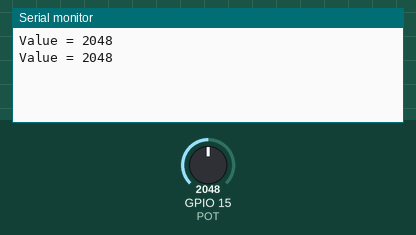
A sketch run on a simulated ESP32. On the bench: the last lines printed to the serial monitor. The test bench sets the inputs (shaded band); at power-on: GPIO 15 (POT) = 2048.

Above: at 1.8 s.
1.9 s: GPIO 15 (POT) set to 2866
At 2.8 s:
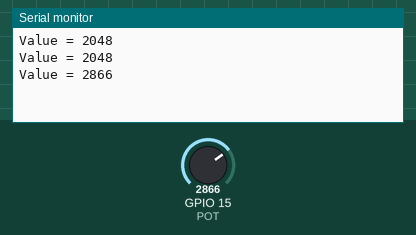
3.4 s: GPIO 15 (POT) set to 3603
At 4.8 s:
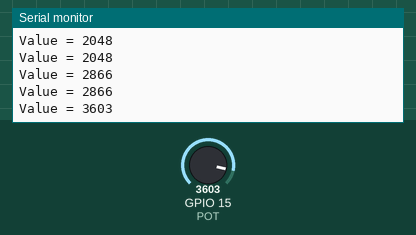
Timing chart, 0 to 6.4 s (numbered marks = the images above; inputs shaded):
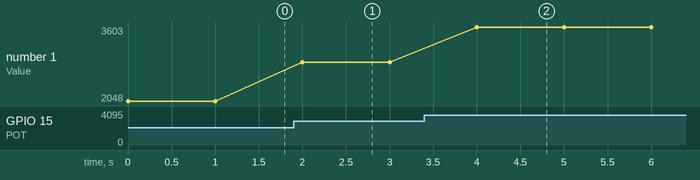

The sketch:

LDR.ino
```cpp
#define POT 15

void setup() {
  // put your setup code here, to run once:
  pinMode(POT,INPUT);
  Serial.begin(9600);
}

void loop() {
  // put your main code here, to run repeatedly:
  int val=analogRead(POT);
  Serial.print("Value = ");
  Serial.println(val);
  delay(1000);
}
```

Measured:
- after the input at 1.9 s, the serial monitor: prints a new line after 0.10 s (image 1)
- after the input at 3.4 s, the serial monitor: prints a new line after 0.60 s (image 2)
- plotted number 1: 2048 → 2866 after the input at 1.9 s, 2866 → 3603 after the input at 3.4 s
